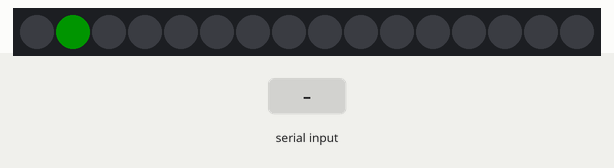
A sketch run on a simulated Arduino Uno, built with avr-gcc and run on an emulated ATmega328P. Shown: 16 RGB LEDs in strip order, left to right. Inputs (shaded band) come from the test bench. Dim RGB values are drawn brighter than linear.

Above: at 0.6 s.
At 7.6 s:
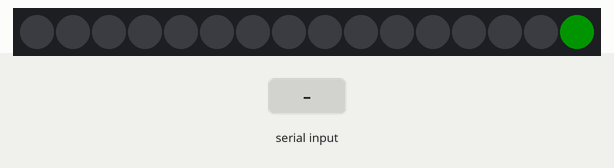
9.3 s: "1" received over the second serial link
At 11.4 s:
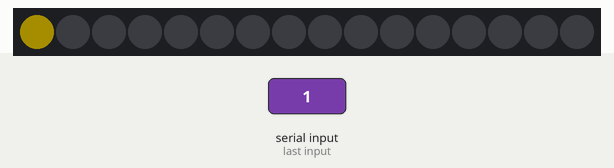
Timing chart, 0 to 12.9 s (numbered marks = the images above; inputs shaded):
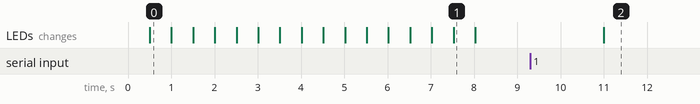

The sketch:

sketch_stopLight2.ino
```cpp
#include <Adafruit_NeoPixel.h>
#include <SoftwareSerial.h>
#define PIN 0

Adafruit_NeoPixel pixels = Adafruit_NeoPixel(16, PIN);
SoftwareSerial softSerial(2, 1); // RX, TX

int numberOfLeds = 16;
String incomingString = ""; // for incoming serial data
uint32_t prevTime;
uint32_t currTime;
uint32_t OFF = 0x000000;
uint32_t RED = 0xFF0000;
uint32_t GREEN = 0x008000;
uint32_t ORANGE = 0xFFA500;
uint32_t YELLOW = 0xFFD700;
uint32_t BLUE = 0x1919FF;

void setup() {
  pixels.begin();
  pixels.setBrightness(40); // 1/3 brightness
  prevTime = millis();
  softSerial.begin(9600);
  ledTest();
}

void loop() {
  currTime = millis();
  if ((currTime - prevTime) > 10000) {
    if(softSerial.available() > 0) {
      incomingString = softSerial.readString();
    }

    if (incomingString != "") {
      int counter = 0;
      int revCounter = 15;
      for (; counter < incomingString.length(); counter++) {
        if (incomingString[counter] == '0') {
          pixels.setPixelColor(counter, OFF);
        }
        else if (incomingString[counter] == '1') {
          pixels.setPixelColor(counter, YELLOW);
        }
        else if (incomingString[counter] == '2') {
          pixels.setPixelColor(counter, GREEN);
        }
        else if (incomingString[counter] == '3') {
          pixels.setPixelColor(counter, RED);
        }
        else if (incomingString[counter] == '4') {
          pixels.setPixelColor(counter, BLUE);
        }
        else if (incomingString[counter] == '.') {
          break;
        }
      }

      for (; counter < incomingString.length(); counter++) {
        if (incomingString[counter] == '0') {
          pixels.setPixelColor(revCounter, OFF);
        }
        else if (incomingString[counter] == '1') {
          pixels.setPixelColor(revCounter, YELLOW);
        }
        else if (incomingString[counter] == '2') {
          pixels.setPixelColor(revCounter, GREEN);
        }
        else if (incomingString[counter] == '3') {
          pixels.setPixelColor(revCounter, RED);
        }
        revCounter--;
      }

      pixels.show();
      incomingString = "";
    }

    prevTime = currTime;
  }
}

void ledTest() {
  for(int ledCounter = 0; ledCounter < numberOfLeds; ledCounter++) {
    pixels.setPixelColor(ledCounter, GREEN);
    pixels.show();
    delay(500);
    pixels.setPixelColor(ledCounter, 0x000000);
    pixels.show();
  }
}
```

Measured:
- after the input at 9.3 s, the LEDs: change after 1.7 s (image 2)
- what the display in image 0 shows lasts 0.5 s, from 0.5 s to 1.0 s
